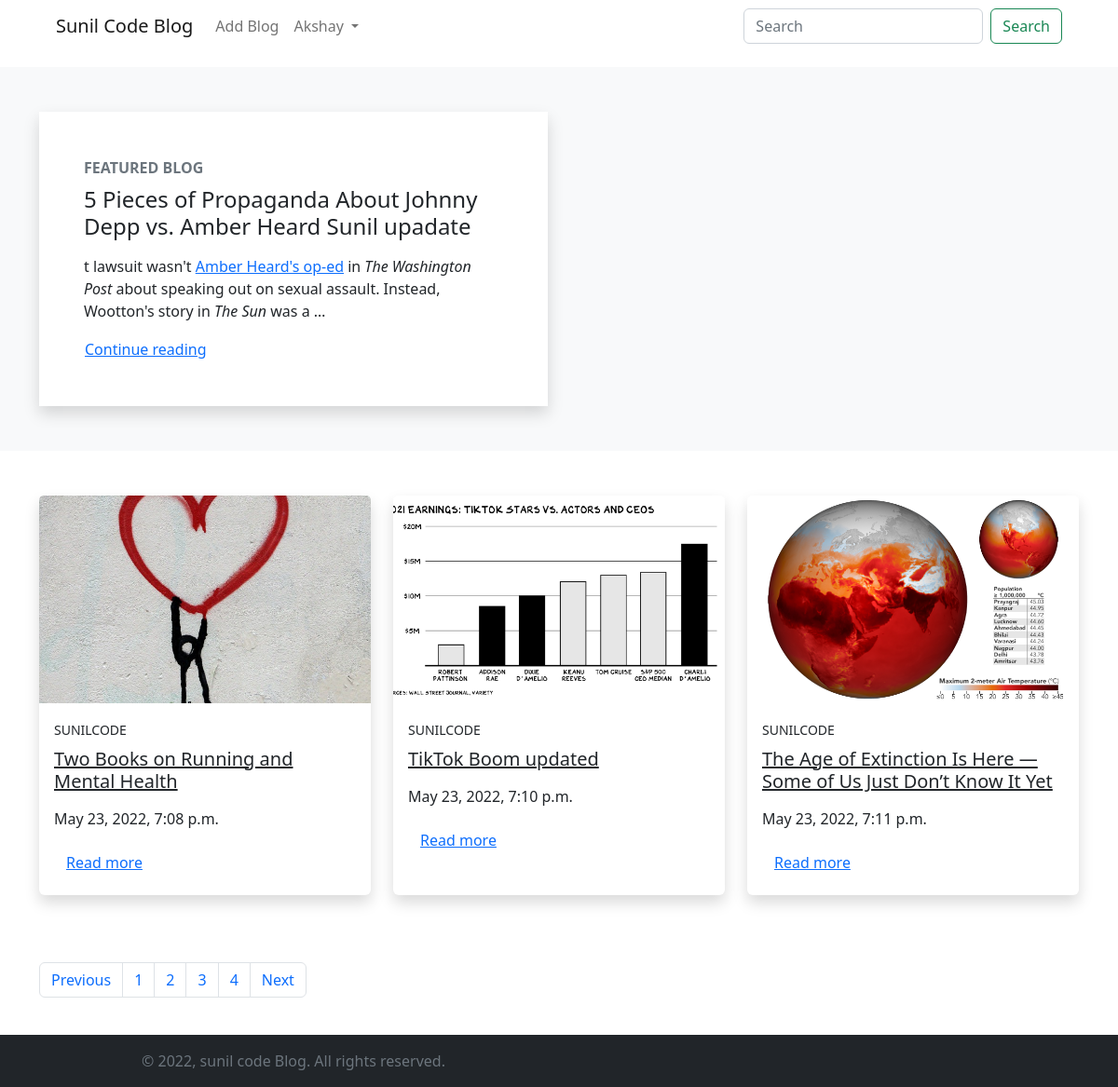
Page /?page=3 (signed in) on the committed database.
### miniBlog/models.py (models this page shows, shortened)
class BlogModel(models.Model):
    title=models.CharField(max_length=1000)
    content=FroalaField()
    slug=models.SlugField(max_length=1000, null=True,  blank=True)
    image=models.ImageField(upload_to='blog')
    user=models.ForeignKey(User, null=True, blank=True ,on_delete=models.CASCADE)
    created_at=models.DateTimeField(auto_now_add=True)
    upload_to=models.DateTimeField(auto_now=True)
    likes=models.ManyToManyField(User,blank=True, related_name='post_like')

### miniBlog/views.py (the view)
# urls.py: 2. Add a URL to urlpatterns:  path('', views.home, name='home')
def home(request):
    context={}
    try:
        blogs = BlogModel.objects.all().order_by('id')
        q=BlogModel.objects.annotate(num_likes=Max('likes')).filter(likes=3)
        maxlikes=blogs.aggregate(Max('likes'))
        print(maxlikes)
        featured_blog=BlogModel.objects.filter(likes=maxlikes['likes__max']).first()
        paginator = Paginator(blogs, 3)
        pages = paginator.page_range
        pageNumber = request.GET.get('page')
        finalBlogpage = paginator.get_page(pageNumber)
        context = {'blogs': finalBlogpage, 'pages': pages, 'featured_blog':featured_blog}
        profile = Profile.objects.get(user=request.user)
        verify = profile.is_varified
        if not verify:
            messages.warning(request, 'Please verify your Account!')
        if not profile.is_email_varified:
            messages.warning(request,'Please Verify your Email')
    except Exception as e:
        print(e)
    return render(request, 'blog/home.html', context)

### templates/blog/home.html (shortened to what this page needs)
{% extends "./base.html" %}
{% block start %}
<section class="position-relative py-5 bg-light mb-5">
  <div class="container">
    <div class="row">
      <div class="col-lg-6">
        <div class="bg-white rounded-lg shadow p-5"><strong
            class="text-uppercase text-secondary d-inline-block mb-2 text-sm">Featured Blog</strong>
            <h4 class="mb-3">{{featured_blog.title}}</h4>
          <p class="text-muted">{{featured_blog.content | safe | truncatechars:450}}</p><a class="btn btn-link p-0" href="{% url 'blog_detail' featured_blog.slug%}">Continue reading
            </a>
        </div>
      </div>
    </div>
  </div>
</section>
<section class="py-6 pb-5">
  <div class="container ">
    <div class="row mb-5">
      {% for blog in blogs %}
      <div class="col-lg-4 col-sm-6 mb-4 hover-animate">
        <div class="card shadow border-0 h-100"><a href="{% url 'blog_detail' blog.slug %}"><img
              class=" card-img-top" src="{{blog.image.url}}" alt="..." style="object-fit:cover ; aspect-ratio: 16/ 10;" /></a>
          <div class="card-body"><a class="text-uppercase text-decoration-none text-body text-sm letter-spacing-2"
              href="{% url 'blog_publisher' blog.user.username %}"><small>{{blog.user.username}}</small></a>
            <h5 class="my-2"><a class="text-dark" href="{% url 'blog_detail' blog.slug %}">{{blog.title}} </a></h5>
            <p class="text-gray-500 text-sm my-3">{{blog.created_at}}</p>
            <a class="btn btn-link pl-0" href="{% url 'blog_detail' blog.slug %}">Read more</a>
          </div>
        </div>
      </div>
      {% endfor %}
    </div>
    {% if pages %}
    <div class="mb-5 justify-content-end">
    <nav aria-label="...">
      <ul class="pagination">
        {% if blogs.has_previous %}
        <li class="page-item ">
          <a class="page-link" href="?page={{blogs.previous_page_number}}">Previous</a>
        </li>
        {% else %}
        <li class="page-item disabled">
          <a class="page-link ">Previous</a>
        </li>
        {% endif %}
        {% for page in pages %}
        <li class="page-item "><a class="page-link"  href="?page={{page}}">{{page}}</a></li>
        {% endfor %}
        {% if blogs.has_next %}
        <li class="page-item">
          <a class="page-link" href="?page={{blogs.next_page_number}}">Next</a>
        </li>
        {% else %}
        <li class="page-item disabled">
          <a class="page-link" disabled>Next</a>
        </li>
        {% endif %}
      </ul>
    </nav>
  </div>
  {% endif %}
  </div>
</section>
{% endblock %}

### templates/blog/base.html (shortened to what this page needs)
{% load static %}
<!DOCTYPE html>
<html lang="en">
<head>
  <link href='https://unpkg.com/boxicons@2.1.2/css/boxicons.min.css' rel='stylesheet'>
  <link rel="stylesheet" href="{% static 'css/style.css' %}">
  <link rel="stylesheet" href="https://cdn.jsdelivr.net/npm/bootstrap@5.2.0-beta1/dist/css/bootstrap.min.css">
</head>
<body>
  <header class="pb-5 mb-4">
    <nav class="navbar navbar-expand-lg bg-white fixed-top  px-1 px-sm-5 " id="navigation">
      <div class="container-fluid">
        <a class="navbar-brand" href="/">Sunil Code Blog</a>
        <div class="collapse navbar-collapse" id="navbarSupportedContent">
          <ul class="navbar-nav me-auto mb-2 mb-lg-0">
            {% if request.user.is_authenticated %}
            <li class="nav-item">
              <a class="nav-link" href="{% url 'addblog' %}">Add Blog</a>
            </li>
            {% endif %}
            {% if request.user.is_authenticated %}
            <li class="nav-item dropdown">
              <a class="nav-link dropdown-toggle" href="#" id="navbarDropdown" role="button" data-bs-toggle="dropdown"
                aria-expanded="false">
                {{request.user.first_name | capfirst}}
              </a>
                {% endif %}
            </li>
          </ul>
          <form class="d-flex" role="search" method="get" action="{% url 'search' %}">
            <input class="form-control me-2" type="search" placeholder="Search" aria-label="Search" name="query">
            <button class="btn btn-outline-success" type="submit">Search</button>
          </form>
        </div>
      </div>
    </nav>
  </header>
    {% block start %}
  {% endblock %}
  <footer class="fixed-bottom  d-print-none bg-dark mb-0">
    <div class="py-3 font-weight-light bg-gray-800 text-secondary">
      <div class="container">
        <div class="row align-items-center">
          <div class="col-md-6 text-center text-md-left">
            <p class="text-sm mb-md-0">&copy; <span id="year"></span>, sunil code Blog. All rights reserved.</p>
          </div>
        </div>
      </div>
    </div>
  </footer>
</body>
</html>

### static/css/style.css (style rules this page uses)
body { scroll-behavior: smooth; }

### rows in the picture
BlogModel: title "5 Pieces of Propaganda About Johnny Depp vs. Amber Heard Sunil upadate", content "t lawsuit wasn't Amber Heard's op-ed in The Washington Post about speaking out on sexual assault. Instead, Wootton's story in The Sun was a …"
BlogModel: image (picture), user.username "SUNILCODE", title "Two Books on Running and Mental Health", created_at "May 23, 2022, 7:08 p.m."
BlogModel: image (picture), user.username "SUNILCODE", title "TikTok Boom updated", created_at "May 23, 2022, 7:10 p.m."
BlogModel: image (picture), user.username "SUNILCODE", title "The Age of Extinction Is Here — Some of Us Just Don’t Know It Yet", created_at "May 23, 2022, 7:11 p.m."

### other values in the picture
{{ request.user.first_name | capfirst }} "Akshay"
{{ page }} "1" "2" "3" "4"
